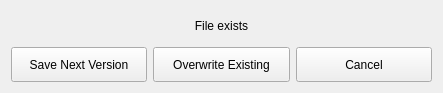
<?xml version="1.0" encoding="UTF-8"?>
<ui version="4.0">
 <class>Form</class>
 <widget class="QWidget" name="Form">
  <property name="geometry">
   <rect>
    <x>0</x>
    <y>0</y>
    <width>443</width>
    <height>93</height>
   </rect>
  </property>
  <property name="windowTitle">
   <string>Warning</string>
  </property>
  <layout class="QVBoxLayout" name="verticalLayout_2">
   <item>
    <layout class="QVBoxLayout" name="verticalLayout">
     <item>
      <widget class="QLabel" name="lab_message">
       <property name="text">
        <string>File exists</string>
       </property>
       <property name="alignment">
        <set>Qt::AlignCenter</set>
       </property>
      </widget>
     </item>
     <item>
      <layout class="QHBoxLayout" name="horizontalLayout">
       <item>
        <widget class="QPushButton" name="btn_SNV">
         <property name="minimumSize">
          <size>
           <width>0</width>
           <height>35</height>
          </size>
         </property>
         <property name="text">
          <string>Save Next Version</string>
         </property>
        </widget>
       </item>
       <item>
        <widget class="QPushButton" name="btn_OVR">
         <property name="minimumSize">
          <size>
           <width>0</width>
           <height>35</height>
          </size>
         </property>
         <property name="text">
          <string>Overwrite Existing</string>
         </property>
        </widget>
       </item>
       <item>
        <widget class="QPushButton" name="btn_ESC">
         <property name="minimumSize">
          <size>
           <width>0</width>
           <height>35</height>
          </size>
         </property>
         <property name="text">
          <string>Cancel</string>
         </property>
        </widget>
       </item>
      </layout>
     </item>
    </layout>
   </item>
  </layout>
 </widget>
 <resources/>
 <connections/>
</ui>
